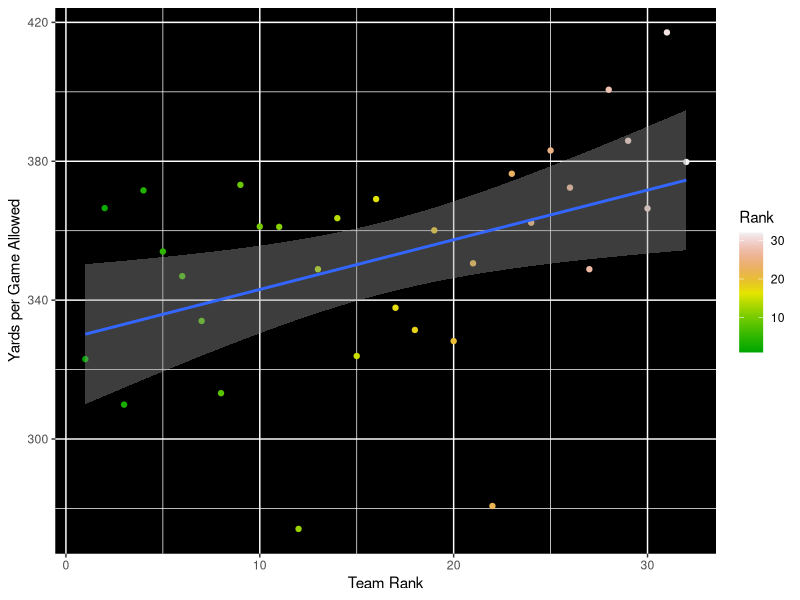
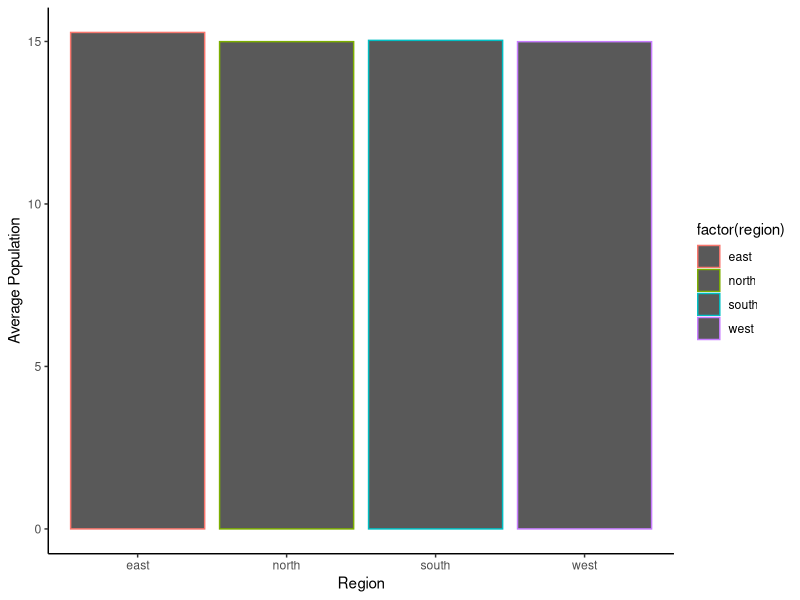
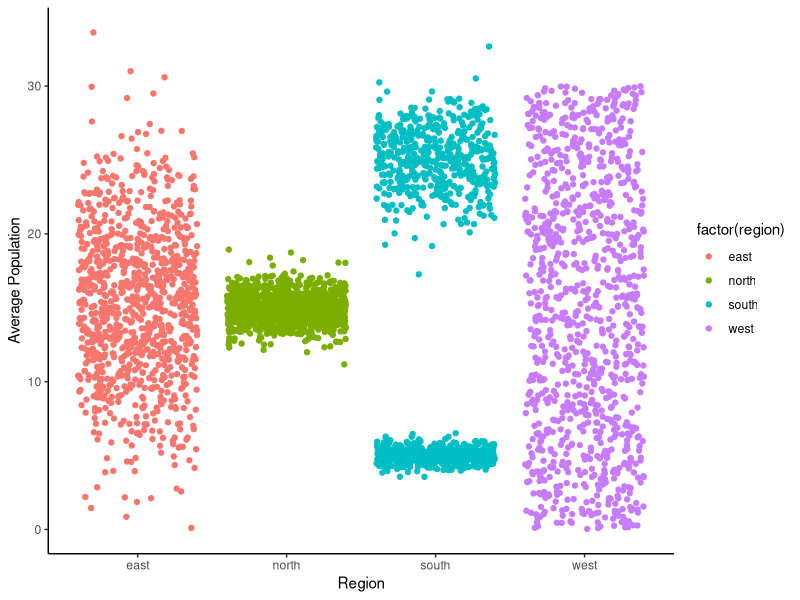

Write R code to recreate these figures, in order. (Note: this script raises an error after producing the figures.)
## Exercise 10 - Analysis and plotting ##
## by Nicholas Ross on 11/22/2021

## Part 1- Plotting and comparing two variables from data set ##

# load ggplot library
library (ggplot2)

#read in data from outside source
stats = read.csv("NFL_Defense_stats_2021.csv", header = T, stringsAsFactors = F)

# set variable for ggplot we want to run
plot0 = ggplot(stats, aes(x = Rank, y = YDS.G))+
                
                #give color to points that relate to rankings
                geom_point(aes(color = Rank))+ 
                scale_color_gradientn(colors = terrain.colors(100))+ # set the color gradient to use
                xlab("Team Rank")+              # create x axis label
                ylab("Yards per Game Allowed")+ # create y axis label
                stat_smooth(method="lm")+       # implement trend line
                
                #set background to black to display colors clearly
                theme(panel.background = element_rect(fill = "black")) 


## Part 2- Side-by-side comparisons using plots ##

#if used in separate script, be sure load ggplot library with "library(ggplot2)"

#read in data from outside source
data = read.table("data.txt", header = T, sep = ",", stringsAsFactors = F)

# set variable equal to ggplot we want to implement
plot1 = ggplot(data, aes(x= region, y = observations, color = factor(region)))+
        stat_summary(fun = mean, geom = "bar")+ # plot as a function of the mean using bar graph
        xlab("Region")+                         # create x axis label
        ylab("Average Population")+             # create y axis label
        theme_classic()                         # set plot theme to classic
       
## the code below can be used to find the mean population for each region to ensure plot is accurate
## one could either replace each instance of "north" and "northMean" with a different
## region or extend the if-else statements to include all regions

# north = 0
# south = 0
# east = 0
# west = 0
# northMean = 0
# southMean = 0
# eastMean = 0
# westMean = 0
# 
# for (i in 1:nrow(data)){
#   if (data[i,1] == "north"){
#     north [i] = data[i,2]
#   }
# }
# northMean = mean(north)

# create second variable for ggplot to compare side by side with plot1
plot2 = ggplot(data, aes(x= region, y = observations))+
  geom_jitter(aes(color = factor(region)))+ # create scatter plot using regions as the color factor
  xlab("Region")+                           # create x axis label
  ylab("Average Population")+               # create y axis label
  theme_classic()                           # set plot theme to classic

# display plot1 and plot2 in the same viewing window
plot_grid(plot1,plot2) 

## In analyzing both plots, one can see that plot1 displays the average population
## per region. However, plot2 shows that plot1 doesn't tell the full story. The north
## region shows that almost all populations in that region are close to the average. The south, however,
## displays that none of the populations are equal to the average, but rather the populations are 
## quite larger or relatively small. 